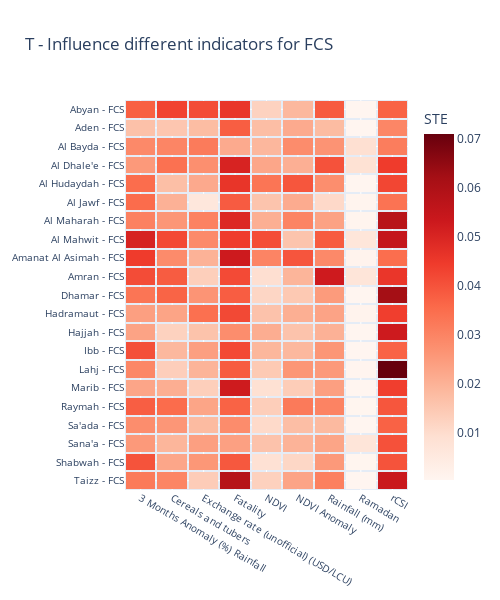

Notebook code cell kept with this figure:
### Code cell
fig = go.Figure(data = go.Heatmap(z = T_fcs, x = T_fcs.columns, y = T_fcs.index, xgap = 2, ygap = 2, hoverinfo = "x+y+z", colorbar = {"title": "STE"},
                                  colorscale = "Reds", reversescale = False, hovertemplate = "<br><b>Indicator</b>: %{x}<br>" + 
                                  "<b>Indicator</b>: %{y}" + "<br><b>STE</b>: %{z:.3f}<br>", hoverlabel = dict(namelength = 0)))
fig.update_layout(width = 500, height = 600, yaxis = dict(autorange = "reversed", tickfont = dict(size = 10)), 
                  xaxis = dict(tickfont = dict(size = 10)))
fig.update_layout(title = dict(text = "T - Influence different indicators for FCS"))
fig.show()

### Figure 1 — Plotly figure (JSON) as saved in the notebook; plotly's stock layout.template omitted (floating-point values rounded to 4 significant figures; data arrays with more than 128 entries replaced by an {"elided": "..."} marker saying what was removed)
{"data": [{"colorbar": {"title": {"text": "STE"}}, "colorscale": [[0, "rgb(255,245,240)"], [0.125, "rgb(254,224,210)"], [0.25, "rgb(252,187,161)"], [0.375, "rgb(252,146,114)"], [0.5, "rgb(251,106,74)"], [0.625, "rgb(239,59,44)"], [0.75, "rgb(203,24,29)"], [0.875, "rgb(165,15,21)"], [1, "rgb(103,0,13)"]], "hoverinfo": "x+y+z", "hoverlabel": {"namelength": 0}, "hovertemplate": "<br><b>Indicator</b>: %{x}<br><b>Indicator</b>: %{y}<br><b>STE</b>: %{z:.3f}<br>", "reversescale": false, "type": "heatmap", "x": ["3 Months Anomaly (%) Rainfall", "Cereals and tubers", "Exchange rate (unofficial) (USD/LCU)", "Fatality", "NDVI", "NDVI Anomaly", "Rainfall (mm)", "Ramadan", "rCSI"], "xgap": 2, "y": ["Abyan - FCS", "Aden - FCS", "Al Bayda - FCS", "Al Dhale'e - FCS", "Al Hudaydah - FCS", "Al Jawf - FCS", "Al Maharah - FCS", "Al Mahwit - FCS", "Amanat Al Asimah - FCS", "Amran - FCS", "Dhamar - FCS", "Hadramaut - FCS", "Hajjah - FCS", "Ibb - FCS", "Lahj - FCS", "Marib - FCS", "Raymah - FCS", "Sa'ada - FCS", "Sana'a - FCS", "Shabwah - FCS", "Taizz - FCS"], "ygap": 2, "z": {"elided": "21x9 float values"}}], "layout": {"height": 600, "title": {"text": "T - Influence different indicators for FCS"}, "width": 500, "xaxis": {"tickfont": {"size": 10}}, "yaxis": {"autorange": "reversed", "tickfont": {"size": 10}}}}
